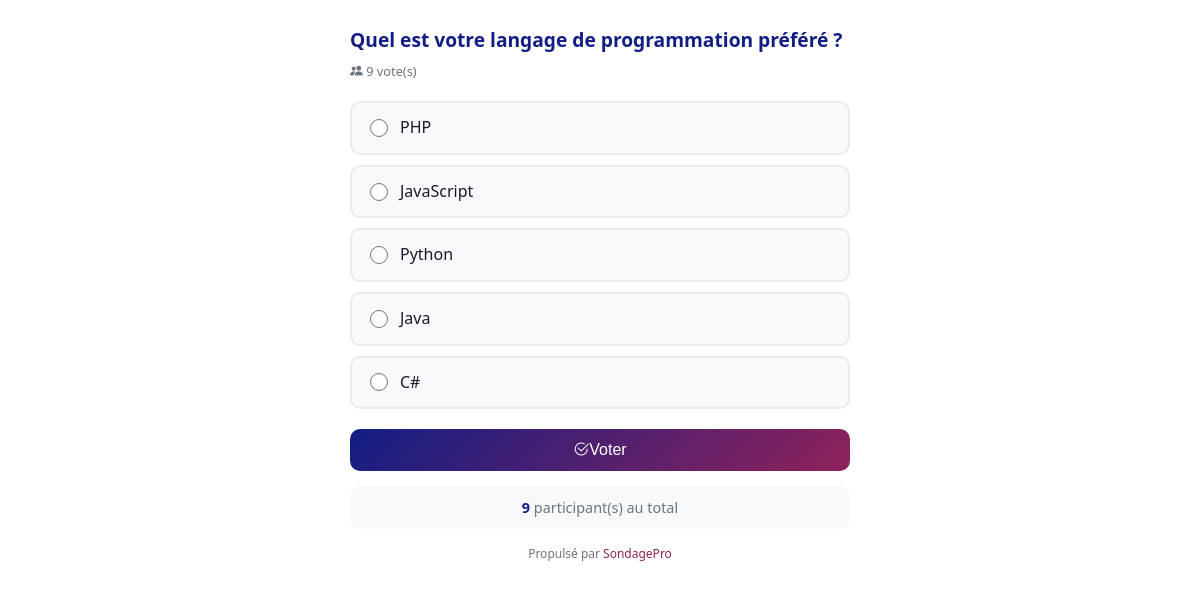
Screenshot of /embed.php?id=1 with the database file from the repository.
### tables this page shows
CREATE TABLE IF NOT EXISTS sondages (
    id INT PRIMARY KEY AUTO_INCREMENT,
    question VARCHAR(500) NOT NULL,
    date_debut DATETIME NOT NULL,
    date_fin DATETIME NULL,
    actif BOOLEAN DEFAULT TRUE,
    created_at TIMESTAMP DEFAULT CURRENT_TIMESTAMP,
    INDEX idx_actif (actif),
    INDEX idx_dates (date_debut, date_fin)
);

CREATE TABLE IF NOT EXISTS options (
    id INT PRIMARY KEY AUTO_INCREMENT,
    sondage_id INT NOT NULL,
    texte VARCHAR(300) NOT NULL,
    created_at TIMESTAMP DEFAULT CURRENT_TIMESTAMP,
    FOREIGN KEY (sondage_id) REFERENCES sondages(id) ON DELETE CASCADE,
    INDEX idx_sondage (sondage_id)
);

### embed.php (the view, shortened to what this page needs)
<?php
require_once 'config/database.php';
$sondage_id = intval($_GET['id'] ?? 0);
$hideResults = isset($_GET['hide_results']);
$stmt = $pdo->prepare("SELECT * FROM sondages WHERE id = ?");
$stmt->execute([$sondage_id]);
$sondage = $stmt->fetch();
$now = new DateTime();
$date_debut = new DateTime($sondage['date_debut']);
$date_fin = $sondage['date_fin'] ? new DateTime($sondage['date_fin']) : null;
$isActive = $sondage['actif'] && $now >= $date_debut && (!$date_fin || $now <= $date_fin);
$stmt = $pdo->prepare("
    SELECT o.id, o.texte, COUNT(v.id) as votes
    FROM options o
    LEFT JOIN votes v ON o.id = v.option_id
    WHERE o.sondage_id = ?
    GROUP BY o.id
    ORDER BY o.id
");
$stmt->execute([$sondage_id]);
$options = $stmt->fetchAll();
$totalVotes = array_sum(array_column($options, 'votes'));
$ip = getClientIP();
$cookie_name = 'voted_' . $sondage_id;
$hasVoted = isset($_COOKIE[$cookie_name]);
if (!$hasVoted) {
    $stmt = $pdo->prepare("
        SELECT COUNT(*) FROM votes v
        JOIN options o ON v.option_id = o.id
        WHERE o.sondage_id = ? AND v.ip_votant = ?
    ");
    $stmt->execute([$sondage_id, $ip]);
    $hasVoted = $stmt->fetchColumn() > 0;
}
?>
<!DOCTYPE html>
<html lang="fr">
<head>
    <link href="https://cdn.jsdelivr.net/npm/bootstrap-icons@1.11.1/font/bootstrap-icons.css" rel="stylesheet">
</head>
<body>
    <div class="widget-container">
        <div class="widget-header">
            <h2><?= htmlspecialchars($sondage['question']) ?></h2>
            <div class="widget-meta">
                <i class="bi bi-people-fill"></i> <?= $totalVotes ?> vote(s)
            </div>
        </div>
        <?php if ($hasVoted || !$isActive || $hideResults): ?>
            <?php foreach ($options as $option):
                $percentage = $totalVotes > 0 ? round(($option['votes'] / $totalVotes) * 100, 1) : 0;
            ?>
                <div class="result-option">
                    <div class="result-text">
                        <span><?= htmlspecialchars($option['texte']) ?></span>
                        <span><?= $option['votes'] ?> vote(s)</span>
                    </div>
                    <div class="result-bar">
                        <div class="result-fill" style="width: <?= max($percentage, 5) ?>%">
                            <?= $percentage ?>%
                        </div>
                    </div>
                </div>
            <?php endforeach; ?>
            <?php if ($hasVoted): ?>
                <div class="message info">
                    <i class="bi bi-check-circle me-1"></i>
                    Merci pour votre participation !
                </div>
            <?php endif; ?>
        <?php else: ?>
            <form method="POST" id="voteForm">
                <?php foreach ($options as $option): ?>
                    <div class="vote-option" onclick="selectOption(this)">
                        <input type="radio" name="option" id="opt_<?= $option['id'] ?>" value="<?= $option['id'] ?>" required>
                        <label for="opt_<?= $option['id'] ?>"><?= htmlspecialchars($option['texte']) ?></label>
                    </div>
                <?php endforeach; ?>
                <button type="submit" class="btn-vote">
                    <i class="bi bi-check2-circle me-1"></i>Voter
                </button>
            </form>
        <?php endif; ?>
        <div class="total-votes">
            <strong><?= $totalVotes ?></strong> participant(s) au total
        </div>
        <div class="powered-by">
            Propulsé par <a href="<?= SITE_URL ?>" target="_blank">SondagePro</a>
        </div>
    </div>
</body>
</html>

### rows the page displays
sondages: question "Quel est votre langage de programmation préféré ?"
options: texte "PHP"
options: texte "JavaScript"
options: texte "Python"
options: texte "Java"
options: texte "C#"

### other values shown
$totalVotes "9"
